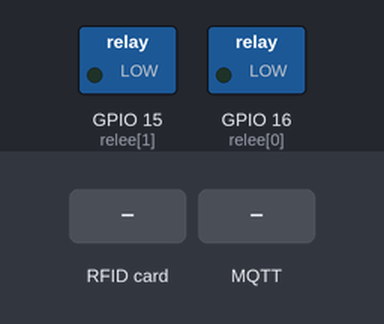
The sketch below on a simulated ESP32. Shown: switched loads named in the sketch (green lamp = pin HIGH). Inputs (shaded band) come from the test bench. WiFi joins after 1.5 s; servers stay silent unless stated; network time is answered at once with the bench clock; the local clock reads 2024-03-15 10:24:30 at power-on unless the sketch sets it; random numbers use the default seed unless the sketch sets one; no MQTT or app messages arrive unless stated; what the sketch prints to the serial monitor is not drawn.

Above: at 3.3 s.
3.4 s: RFID card 60 33 25 A3 held to the reader
At 5.5 s:
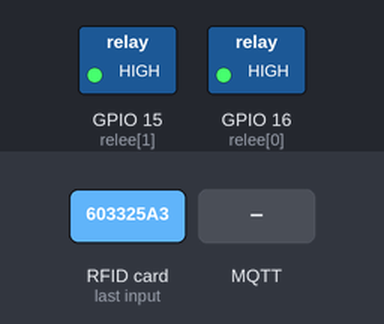
11.7 s: MQTT message "open_relay" arrives on the first subscribed topic
At 15.0 s:
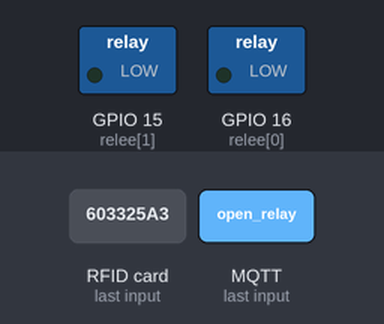
Timing chart, 0 to 16.5 s (numbered marks = the images above; inputs shaded):
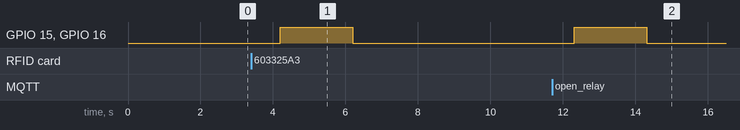

The sketch:

varianta2.ino
```cpp
#include <WiFi.h>
#include <WiFiClient.h>
#include <PubSubClient.h>
#include <MFRC522.h>
#include <DHT.h>
#include <WiFiUdp.h>
#include <NTPClient.h>  // Biblioteca pentru NTP

#define DHTPIN 14
#define DHTTYPE DHT11
DHT dht(DHTPIN, DHTTYPE);

const int relee[] = {16, 15};  // Pinurile pentru relee
#define SS_PIN 5
#define RST_PIN 17
MFRC522 rfid(SS_PIN, RST_PIN);

const char* ssid = "ASUS";
const char* password = "parasuta";

const char* mqtt_server = "192.168.1.14";  // Adresa IP a Raspberry Pi
WiFiClient espClient;
PubSubClient client(espClient);

// Definirea obiectului NTPClient
WiFiUDP ntpUDP;
NTPClient timeClient(ntpUDP, "pool.ntp.org", 0);  // Server NTP si offset-ul pentru UTC

void setup() {
  Serial.begin(115200);
  WiFi.begin(ssid, password);
  while (WiFi.status() != WL_CONNECTED) {
    delay(1000);
    Serial.println("Conectare la WiFi...");
  }
  Serial.println("Conectat la WiFi");

  // Sincronizare ora cu NTP
  timeClient.begin();
  timeClient.update();

  client.setServer(mqtt_server, 1883);
  if (!client.connect("ESP32Client", "mqtt_user", "jmecher69")) {
    Serial.println("Conexiune MQTT eșuată!");
  } else {
    Serial.println("Conexiune la broker realizată!");
    client.subscribe("esp32/command");
  }
  client.setCallback(mqttCallback);

  dht.begin();

  for (int i = 0; i < 2; i++) {
    pinMode(relee[i], OUTPUT);
    digitalWrite(relee[i], LOW);
  }

  SPI.begin();
  rfid.PCD_Init();
  Serial.println("Sistemul a fost inițializat cu succes.");
}

void loop() {
  if (!client.connected()) {
    reconnect();
  }
  client.loop();

  // Generare date aleatorii pentru temperatură și umiditate
  float t = random(20, 30);
  float h = random(40, 60);

  // Publicarea datelor de temperatură și umiditate
  String tempData = "{\"temperatura\": " + String(t) + ", \"umiditate\": " + String(h) + "}";
  Serial.println("Trimiterea datelor către broker: " + tempData);
  client.publish("esp32/data", tempData.c_str());

  // Actualizează ora și data
  timeClient.update();
  unsigned long epochTime = timeClient.getEpochTime();  // Obține timestamp-ul

  // Convertește timestamp-ul într-un format de dată și oră
  int year = 1970 + (epochTime / 31557600); // Calculul anului (31557600 secunde pe an)
  int month = ((epochTime / 2592000) % 12) + 1; // Calculul lunii
  int day = (epochTime / 86400) % 31 + 1;  // Calculul zilei
  int hour = (epochTime / 3600) % 24;  // Ora
  int minute = (epochTime / 60) % 60;  // Minutul
  int second = epochTime % 60;  // Secunda

  String currentTime = String(hour) + ":" + String(minute) + ":" + String(second);  // Ora curentă
  String currentDate = String(day) + "/" + String(month) + "/" + String(year);  // Data curentă

  if (rfid.PICC_IsNewCardPresent()) {
    if (rfid.PICC_ReadCardSerial()) {
      String rfidID = "";
      for (byte i = 0; i < rfid.uid.size; i++) {
        rfidID += String(rfid.uid.uidByte[i], HEX);
      }

      Serial.println("Card RFID detectat. ID: " + rfidID);

      if (rfidID == "603325a3") {
        Serial.println("Card autorizat. Activare relee.");
        digitalWrite(relee[0], HIGH);
        digitalWrite(relee[1], HIGH);
        delay(2000);
        digitalWrite(relee[0], LOW);
        digitalWrite(relee[1], LOW);

        // Publicare comanda cu ora și data
        String commandData = "{\"command\": \"open_relay\", \"timestamp\": \"" + currentDate + " " + currentTime + "\"}";
        Serial.println("Trimiterea comenzii de deschidere a releelor: " + commandData);
        client.publish("esp32/command", commandData.c_str());
      } else {
        Serial.println("Acces nepermis!");
      }
      delay(1000);
    }
  }
  delay(1000);
}

void reconnect() {
  while (!client.connected()) {
    Serial.println("Încercare reconectare la broker MQTT...");
    if (client.connect("ESP32Client", "mqtt_user", "jmecher69")) {
      Serial.println("Reconectare realizată!");
      client.subscribe("esp32/command");
    } else {
      Serial.print("Reconectare eșuată, aștept 5 secunde pentru nouă încercare...");
      delay(5000);
    }
  }
}

void mqttCallback(char* topic, byte* payload, unsigned int length) {
  String message = "";
  for (int i = 0; i < length; i++) {
    message += (char)payload[i];
  }

  Serial.println("Mesaj primit pe topicul " + String(topic) + ": " + message);

  if (message == "open_relay") {
    Serial.println("Comandă primită: deschiderea releelor.");
    digitalWrite(relee[0], HIGH);
    digitalWrite(relee[1], HIGH);
    delay(2000);
    digitalWrite(relee[0], LOW);
    digitalWrite(relee[1], LOW);
  }
}
```

Measured:
- after the input at 3.4 s, GPIO 15 (relee[1]), GPIO 16 (relee[0]): LOW → HIGH after 0.80 s, → LOW 2.0 s later
- after the input at 11.7 s, GPIO 15 (relee[1]), GPIO 16 (relee[0]): LOW → HIGH after 0.61 s, → LOW 2.0 s later
